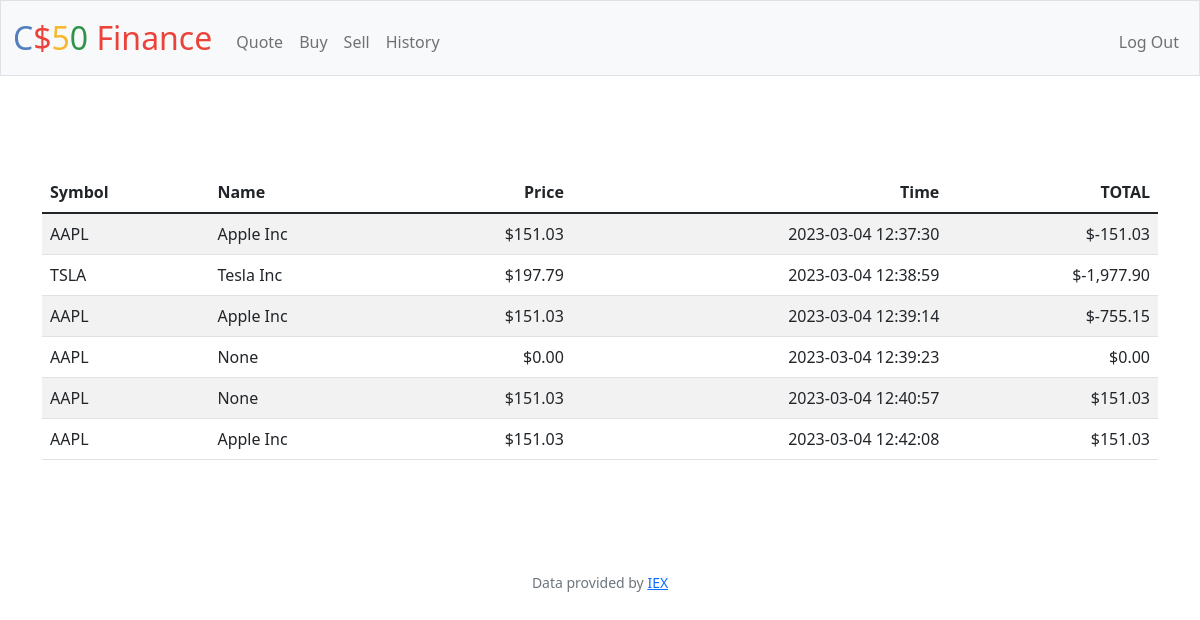
/history (signed in), run on the app's committed database.
### tables this page shows
CREATE TABLE 'user_stock' (user_id INTEGER NOT NULL,
    stock TEXT NOT NULL,
    amount INTEGER NOT NULL, 'name' TEXT, 'cost'  INTEGER NOT NULL  , 'total'  INTEGER NOT NULL  , 'time' DATETIME,
    FOREIGN KEY(user_id) REFERENCES users(id));

### app.py (the view)
@app.route("/history")
@login_required
def history():
    stocks = db.execute("SELECT * FROM user_stock WHERE user_id = ?", session["user_id"])
    return render_template("history.html", stocks=stocks)

### app.py (called while the page is built)
@app.after_request
def after_request(response):
    response.headers["Cache-Control"] = "no-cache, no-store, must-revalidate"
    response.headers["Expires"] = 0
    response.headers["Pragma"] = "no-cache"
    return response

### helpers.py (called while the page is built)
def login_required(f):
    @wraps(f)
    def decorated_function(*args, **kwargs):
        if session.get("user_id") is None:
            return redirect("/login")
        return f(*args, **kwargs)
    return decorated_function

def usd(value):
    return f"${value:,.2f}"

### templates/history.html (shortened to what this page needs)
{% extends "layout.html" %}
{% block main %}
<main class="container py-5 text-center">
    <table class="table table-striped">
        <thead>
            <tr>
                <th class="text-start">Symbol</th>
                <th class="text-start">Name</th>
                <th class="text-end">Price</th>
                <th class="text-end">Time</th>
                <th class="text-end">TOTAL</th>
            </tr>
        </thead>
       <tbody>
        {% for row in stocks %}
                <tr>
                    <td class="text-start"> {{row.stock}}</td>
                    <td class="text-start">{{row.name}}</td>
                    <td class="text-end">{{row.cost | usd}}</td>
                    <td class="text-end">{{row.time}}</td>
                    <td class="text-end">{{(row.cost * row.amount * -1) | usd}}</td>
                </tr>
        {% endfor %}
        </tbody>
    </table>
        </main>
{% endblock %}

### data on the page
user_stock: stock "AAPL", name "Apple Inc", cost "$151.03", time "2023-03-04 12:37:30", (row.cost*row.amount*-1)|usd "$-151.03"
user_stock: stock "TSLA", name "Tesla Inc", cost "$197.79", time "2023-03-04 12:38:59", (row.cost*row.amount*-1)|usd "$-1,977.90"
user_stock: stock "AAPL", name "Apple Inc", cost "$151.03", time "2023-03-04 12:39:14", (row.cost*row.amount*-1)|usd "$-755.15"
user_stock: stock "AAPL", name "None", cost "$0.00", time "2023-03-04 12:39:23", (row.cost*row.amount*-1)|usd "$0.00"
user_stock: stock "AAPL", name "None", cost "$151.03", time "2023-03-04 12:40:57", (row.cost*row.amount*-1)|usd "$151.03"
user_stock: stock "AAPL", name "Apple Inc", cost "$151.03", time "2023-03-04 12:42:08", (row.cost*row.amount*-1)|usd "$151.03"
